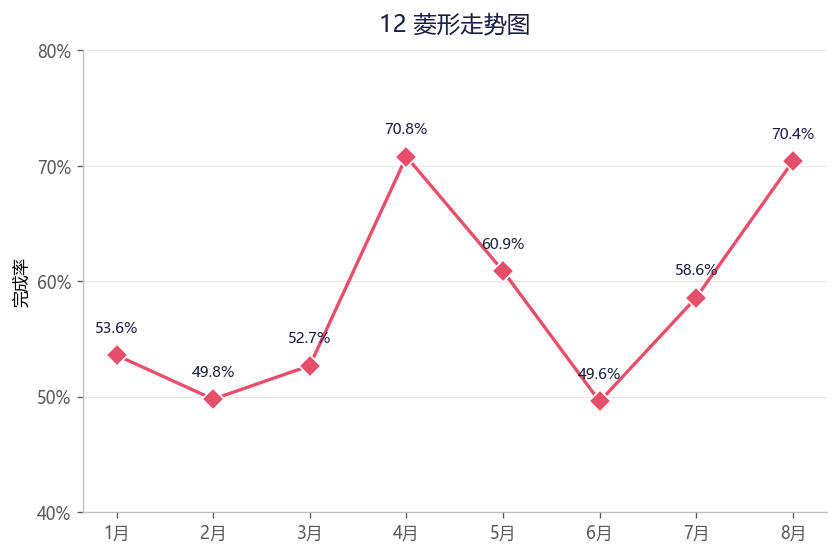

Python code for this plot:
# -*- coding: utf-8 -*-
"""
图表 12：菱形走势图
复现《Excel数据可视化-从图表到数据大屏》第二章
运行: python 12_菱形走势图.py  ->  生成 12_菱形走势图.png
"""
import os, math
import numpy as np
import matplotlib
matplotlib.use('Agg')
import matplotlib.pyplot as plt
from matplotlib.patches import FancyBboxPatch, Circle, Wedge, PathPatch
from matplotlib.path import Path
import matplotlib.colors as mcolors

plt.rcParams['font.sans-serif'] = ['Microsoft YaHei', 'SimHei', 'DejaVu Sans']
plt.rcParams['axes.unicode_minus'] = False
plt.rcParams['figure.dpi'] = 120

BASE = r"c:\Users\DENG_影\Desktop\作业\数据可视化\《Excel数据可视化 - 从图表到数据大屏》-清华-郭宏远"
OUT = os.path.join(BASE, "python复现图表")
os.makedirs(OUT, exist_ok=True)

# 配色
C_BLUE   = '#0070C0'
C_BLUE_L = '#00B0F0'
C_BLUE_M = '#82ADD7'
C_DARK   = '#1A1E43'
C_ORANGE = '#FFC000'
C_RED    = '#E74E69'
C_OR     = '#E66B4C'
C_PURPLE = '#7030A0'
C_GREEN  = '#49A098'
C_TEAL   = '#4A5BD1'
C_INDIGO = '#464CAC'
C_CYAN   = '#7BBDD5'
C_SKY    = '#0097E0'

def save(fig, name):
    path = os.path.join(OUT, name)
    fig.savefig(path, bbox_inches='tight', facecolor='white')
    plt.close(fig)
    print("saved:", name)

def gradient_bars(ax, x, h, w, c_top, c_bot):
    """垂直渐变填充柱形"""
    cmap = mcolors.LinearSegmentedColormap.from_list('g', [c_bot, c_top])
    for xi, hi in zip(x, h):
        if hi <= 0:
            continue
        grad = np.linspace(0, 1, 256).reshape(-1, 1)
        ax.imshow(grad, extent=[xi - w/2, xi + w/2, 0, hi],
                  aspect='auto', cmap=cmap, zorder=2)
    ax.set_ylim(bottom=0)

def style_ax(ax):
    ax.spines['top'].set_visible(False)
    ax.spines['right'].set_visible(False)
    ax.spines['left'].set_color('#BFBFBF')
    ax.spines['bottom'].set_color('#BFBFBF')
    ax.tick_params(colors='#595959')

def catmull(x, y, n=30):
    """Catmull-Rom 平滑曲线"""
    pts = list(zip(x, y))
    pts = [pts[0]] + pts + [pts[-1]]
    xs, ys = [], []
    for i in range(len(pts) - 3):
        p0, p1, p2, p3 = pts[i], pts[i+1], pts[i+2], pts[i+3]
        for t in np.linspace(0, 1, n):
            t2, t3 = t*t, t*t*t
            X = 0.5*((2*p1[0]) + (-p0[0]+p2[0])*t +
                     (2*p0[0]-5*p1[0]+4*p2[0]-p3[0])*t2 +
                     (-p0[0]+3*p1[0]-3*p2[0]+p3[0])*t3)
            Y = 0.5*((2*p1[1]) + (-p0[1]+p2[1])*t +
                     (2*p0[1]-5*p1[1]+4*p2[1]-p3[1])*t2 +
                     (-p0[1]+3*p1[1]-3*p2[1]+p3[1])*t3)
            xs.append(X); ys.append(Y)
    return xs, ys

# ============ 12 菱形走势图 ============
def fig12():
    mon = ['1月','2月','3月','4月','5月','6月','7月','8月']
    val = [0.536,0.498,0.527,0.708,0.609,0.496,0.586,0.704]
    fig, ax = plt.subplots(figsize=(8,5))
    x = np.arange(len(mon))
    ax.plot(x, val, color=C_RED, lw=2, marker='D', markersize=9,
            markerfacecolor=C_RED, markeredgecolor='white', zorder=3)
    for xi, v in zip(x, val):
        ax.text(xi, v+0.02, '%.1f%%' % (v*100), ha='center', fontsize=9, color=C_DARK)
    ax.set_xticks(x); ax.set_xticklabels(mon)
    ax.set_title('12 菱形走势图', fontsize=14, color=C_DARK, pad=12)
    ax.set_ylabel('完成率'); ax.set_ylim(0.4, 0.8)
    ax.set_yticks([0.4,0.5,0.6,0.7,0.8])
    ax.set_yticklabels(['40%','50%','60%','70%','80%'])
    style_ax(ax)
    ax.yaxis.grid(True, color='#E8E8E8', zorder=0)
    save(fig, '12_菱形走势图.png')

if __name__ == '__main__':
    fig12()
